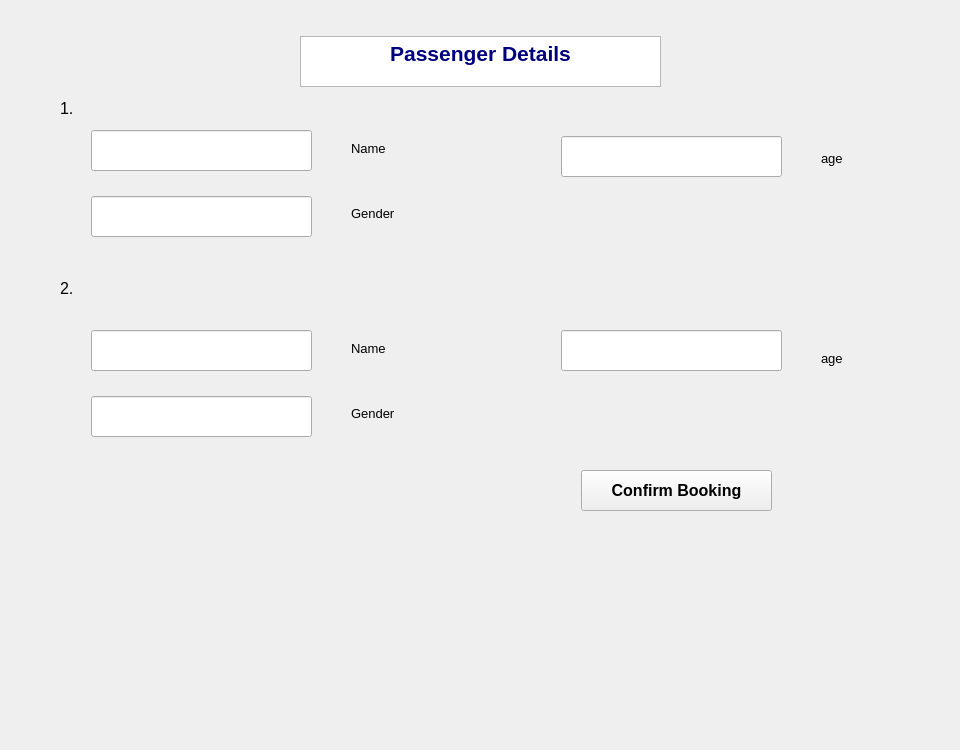
      <widget class="QWidget" name="tab_11">
       <attribute name="title">
        <string>Page</string>
       </attribute>
       <widget class="QTextBrowser" name="textBrowser_40">
        <property name="geometry">
         <rect>
          <x>300</x>
          <y>36</y>
          <width>361</width>
          <height>51</height>
         </rect>
        </property>
        <property name="html">
         <string>&lt;!DOCTYPE HTML PUBLIC &quot;-//W3C//DTD HTML 4.0//EN&quot; &quot;http://www.w3.org/TR/REC-html40/strict.dtd&quot;&gt;
&lt;html&gt;&lt;head&gt;&lt;meta name=&quot;qrichtext&quot; content=&quot;1&quot; /&gt;&lt;style type=&quot;text/css&quot;&gt;
p, li { white-space: pre-wrap; }
&lt;/style&gt;&lt;/head&gt;&lt;body style=&quot; font-family:'MS Shell Dlg 2'; font-size:7.8pt; font-weight:400; font-style:normal;&quot;&gt;
&lt;p align=&quot;center&quot; style=&quot; margin-top:0px; margin-bottom:0px; margin-left:0px; margin-right:0px; -qt-block-indent:0; text-indent:0px;&quot;&gt;&lt;span style=&quot; font-size:16pt; font-weight:600; color:#00007f;&quot;&gt;Passenger Details&lt;/span&gt;&lt;/p&gt;&lt;/body&gt;&lt;/html&gt;</string>
        </property>
       </widget>
       <widget class="QLineEdit" name="lineEdit_109">
        <property name="geometry">
         <rect>
          <x>561</x>
          <y>136</y>
          <width>221</width>
          <height>41</height>
         </rect>
        </property>
        <property name="font">
         <font>
          <pointsize>10</pointsize>
         </font>
        </property>
       </widget>
       <widget class="QLabel" name="label_99">
        <property name="geometry">
         <rect>
          <x>351</x>
          <y>140</y>
          <width>81</width>
          <height>16</height>
         </rect>
        </property>
        <property name="font">
         <font>
          <pointsize>10</pointsize>
         </font>
        </property>
        <property name="text">
         <string>Name</string>
        </property>
       </widget>
       <widget class="QLabel" name="label_100">
        <property name="geometry">
         <rect>
          <x>351</x>
          <y>203</y>
          <width>121</width>
          <height>21</height>
         </rect>
        </property>
        <property name="font">
         <font>
          <pointsize>10</pointsize>
         </font>
        </property>
        <property name="text">
         <string>Gender</string>
        </property>
       </widget>
       <widget class="QLineEdit" name="lineEdit_110">
        <property name="geometry">
         <rect>
          <x>91</x>
          <y>196</y>
          <width>221</width>
          <height>41</height>
         </rect>
        </property>
        <property name="font">
         <font>
          <pointsize>10</pointsize>
         </font>
        </property>
       </widget>
       <widget class="QLineEdit" name="lineEdit_111">
        <property name="geometry">
         <rect>
          <x>91</x>
          <y>130</y>
          <width>221</width>
          <height>41</height>
         </rect>
        </property>
        <property name="font">
         <font>
          <pointsize>10</pointsize>
         </font>
        </property>
       </widget>
       <widget class="QLineEdit" name="lineEdit_112">
        <property name="geometry">
         <rect>
          <x>561</x>
          <y>330</y>
          <width>221</width>
          <height>41</height>
         </rect>
        </property>
        <property name="font">
         <font>
          <pointsize>10</pointsize>
         </font>
        </property>
       </widget>
       <widget class="QPushButton" name="pushButton_60">
        <property name="geometry">
         <rect>
          <x>581</x>
          <y>470</y>
          <width>191</width>
          <height>41</height>
         </rect>
        </property>
        <property name="font">
         <font>
          <pointsize>12</pointsize>
          <weight>75</weight>
          <bold>true</bold>
         </font>
        </property>
        <property name="text">
         <string>Confirm Booking</string>
        </property>
       </widget>
       <widget class="QLabel" name="label_101">
        <property name="geometry">
         <rect>
          <x>351</x>
          <y>340</y>
          <width>81</width>
          <height>16</height>
         </rect>
        </property>
        <property name="font">
         <font>
          <pointsize>10</pointsize>
         </font>
        </property>
        <property name="text">
         <string>Name</string>
        </property>
       </widget>
       <widget class="QLabel" name="label_102">
        <property name="geometry">
         <rect>
          <x>351</x>
          <y>403</y>
          <width>121</width>
          <height>21</height>
         </rect>
        </property>
        <property name="font">
         <font>
          <pointsize>10</pointsize>
         </font>
        </property>
        <property name="text">
         <string>Gender</string>
        </property>
       </widget>
       <widget class="QLineEdit" name="lineEdit_113">
        <property name="geometry">
         <rect>
          <x>91</x>
          <y>396</y>
          <width>221</width>
          <height>41</height>
         </rect>
        </property>
        <property name="font">
         <font>
          <pointsize>10</pointsize>
         </font>
        </property>
       </widget>
       <widget class="QLineEdit" name="lineEdit_114">
        <property name="geometry">
         <rect>
          <x>91</x>
          <y>330</y>
          <width>221</width>
          <height>41</height>
         </rect>
        </property>
        <property name="font">
         <font>
          <pointsize>10</pointsize>
         </font>
        </property>
       </widget>
       <widget class="QLabel" name="label_105">
        <property name="geometry">
         <rect>
          <x>821</x>
          <y>150</y>
          <width>81</width>
          <height>16</height>
         </rect>
        </property>
        <property name="font">
         <font>
          <pointsize>10</pointsize>
         </font>
        </property>
        <property name="text">
         <string>age</string>
        </property>
       </widget>
       <widget class="QLabel" name="label_106">
        <property name="geometry">
         <rect>
          <x>821</x>
          <y>350</y>
          <width>81</width>
          <height>16</height>
         </rect>
        </property>
        <property name="font">
         <font>
          <pointsize>10</pointsize>
         </font>
        </property>
        <property name="text">
         <string>age</string>
        </property>
       </widget>
       <widget class="QLabel" name="label_30">
        <property name="geometry">
         <rect>
          <x>60</x>
          <y>280</y>
          <width>55</width>
          <height>16</height>
         </rect>
        </property>
        <property name="font">
         <font>
          <pointsize>12</pointsize>
         </font>
        </property>
        <property name="text">
         <string>2.</string>
        </property>
       </widget>
       <widget class="QLabel" name="label_31">
        <property name="geometry">
         <rect>
          <x>60</x>
          <y>100</y>
          <width>55</width>
          <height>16</height>
         </rect>
        </property>
        <property name="font">
         <font>
          <pointsize>12</pointsize>
         </font>
        </property>
        <property name="text">
         <string>1.</string>
        </property>
       </widget>
       <widget class="QLabel" name="label_36">
        <property name="geometry">
         <rect>
          <x>0</x>
          <y>0</y>
          <width>951</width>
          <height>561</height>
         </rect>
        </property>
        <property name="text">
         <string/>
        </property>
        <property name="pixmap">
         <pixmap>icons/images (1).jpg</pixmap>
        </property>
        <property name="scaledContents">
         <bool>true</bool>
        </property>
       </widget>
       <widget class="QLabel" name="label_37">
        <property name="geometry">
         <rect>
          <x>0</x>
          <y>550</y>
          <width>951</width>
          <height>191</height>
         </rect>
        </property>
        <property name="text">
         <string/>
        </property>
        <property name="pixmap">
         <pixmap>icons/photo2.jpg</pixmap>
        </property>
        <property name="scaledContents">
         <bool>false</bool>
        </property>
       </widget>
       <zorder>label_36</zorder>
       <zorder>textBrowser_40</zorder>
       <zorder>lineEdit_109</zorder>
       <zorder>label_99</zorder>
       <zorder>label_100</zorder>
       <zorder>lineEdit_110</zorder>
       <zorder>lineEdit_111</zorder>
       <zorder>lineEdit_112</zorder>
       <zorder>pushButton_60</zorder>
       <zorder>label_101</zorder>
       <zorder>label_102</zorder>
       <zorder>lineEdit_113</zorder>
       <zorder>lineEdit_114</zorder>
       <zorder>label_105</zorder>
       <zorder>label_106</zorder>
       <zorder>label_30</zorder>
       <zorder>label_31</zorder>
       <zorder>label_37</zorder>
      </widget>
